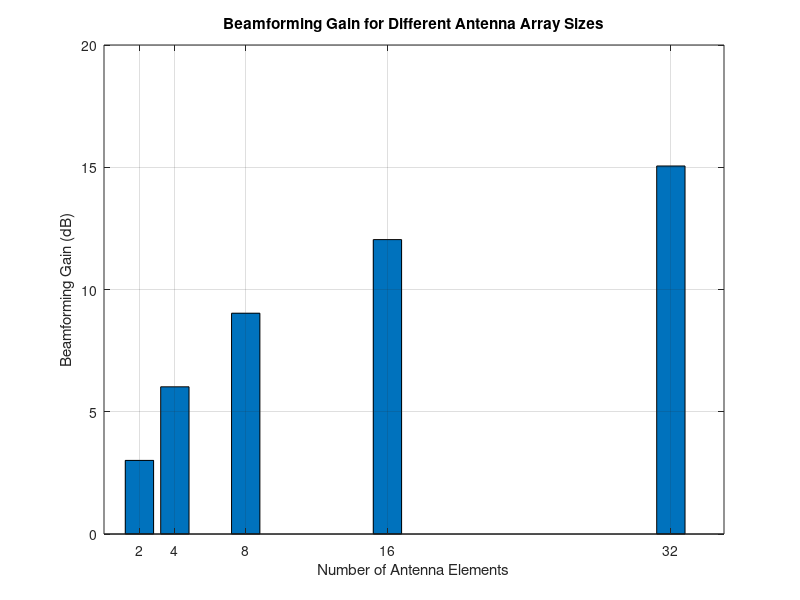

This chart was generated by the following MATLAB code:
clc;
clear;
close all;
antennas = [2 4 8 16 32]; % Number of Antenna Elements
gain = 10*log10(antennas); % Beamforming Gain (dB)
figure
bar(antennas, gain)
grid on

xlabel('Number of Antenna Elements')
ylabel('Beamforming Gain (dB)')
title('Beamforming Gain for Different Antenna Array Sizes')
